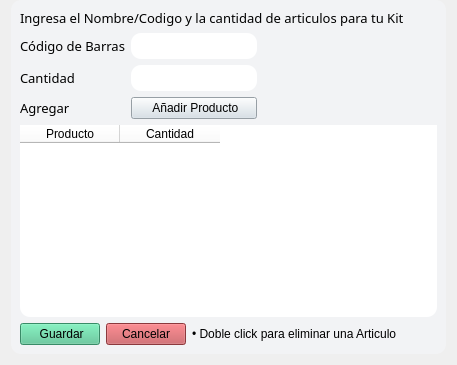
         <widget class="QWidget" name="cuerpo_productos_tabPaqt">
          <property name="enabled">
           <bool>true</bool>
          </property>
          <attribute name="title">
           <string>Contenido del paquete</string>
          </attribute>
          <layout class="QVBoxLayout" name="verticalLayout_17">
           <property name="topMargin">
            <number>0</number>
           </property>
           <item>
            <widget class="QFrame" name="tabPaqt_body_tab">
             <property name="styleSheet">
              <string notr="true">QLineEdit {
	border-radius: 10px;
	padding: 5px 10px;
	background-color: rgb(255,255,255);
	color: rgb(0,0,0);
}
QFrame {
	border-radius:10px;
	background-color: rgb(242, 243, 245);
}</string>
             </property>
             <property name="frameShape">
              <enum>QFrame::StyledPanel</enum>
             </property>
             <property name="frameShadow">
              <enum>QFrame::Raised</enum>
             </property>
             <layout class="QVBoxLayout" name="verticalLayout_21">
              <property name="spacing">
               <number>6</number>
              </property>
              <property name="leftMargin">
               <number>9</number>
              </property>
              <property name="topMargin">
               <number>9</number>
              </property>
              <property name="rightMargin">
               <number>9</number>
              </property>
              <property name="bottomMargin">
               <number>9</number>
              </property>
              <item>
               <widget class="QLabel" name="ingresaNombre_label">
                <property name="font">
                 <font>
                  <family>Gotham</family>
                  <pointsize>10</pointsize>
                 </font>
                </property>
                <property name="text">
                 <string>Ingresa el Nombre/Codigo y la cantidad de articulos para tu Kit</string>
                </property>
               </widget>
              </item>
              <item>
               <layout class="QHBoxLayout" name="horizontalLayout_21">
                <item>
                 <layout class="QFormLayout" name="formLayout_2">
                  <property name="horizontalSpacing">
                   <number>6</number>
                  </property>
                  <item row="0" column="0">
                   <widget class="QLabel" name="codigoBarrasPaqt_label">
                    <property name="font">
                     <font>
                      <family>Gotham</family>
                      <pointsize>10</pointsize>
                     </font>
                    </property>
                    <property name="text">
                     <string>Código de Barras</string>
                    </property>
                   </widget>
                  </item>
                  <item row="0" column="1">
                   <widget class="QLineEdit" name="codigoBarrasPaqt_lineE">
                    <property name="inputMask">
                     <string>9999999999999999999999</string>
                    </property>
                   </widget>
                  </item>
                  <item row="1" column="0">
                   <widget class="QLabel" name="cantidadPrctoPaqt_label">
                    <property name="font">
                     <font>
                      <family>Gotham</family>
                      <pointsize>10</pointsize>
                     </font>
                    </property>
                    <property name="text">
                     <string>Cantidad</string>
                    </property>
                   </widget>
                  </item>
                  <item row="1" column="1">
                   <widget class="QLineEdit" name="cantidadPrctoPaqt_lineE">
                    <property name="inputMask">
                     <string>999999999</string>
                    </property>
                   </widget>
                  </item>
                  <item row="2" column="0">
                   <widget class="QLabel" name="agregarProducPaqt_label">
                    <property name="font">
                     <font>
                      <family>Gotham</family>
                      <pointsize>10</pointsize>
                     </font>
                    </property>
                    <property name="text">
                     <string>Agregar</string>
                    </property>
                   </widget>
                  </item>
                  <item row="2" column="1">
                   <widget class="QPushButton" name="AnadirPrctoPaqt_bttn">
                    <property name="styleSheet">
                     <string notr="true">QPushButton {
	background-color: rgb(212, 223, 231);
	color: rgb(0,0,0);
}

QPushButton:hover {
	background-color: rgb(192, 202, 209);
}

QPushButton:pressed {
	background-color: rgb(212, 223, 231);
}</string>
                    </property>
                    <property name="text">
                     <string> Añadir Producto</string>
                    </property>
                    <property name="icon">
                     <iconset resource="../assets/assets/icons/resources.qrc">
                      <normaloff>:/redpack/rd-add.png</normaloff>:/redpack/rd-add.png</iconset>
                    </property>
                   </widget>
                  </item>
                 </layout>
                </item>
                <item>
                 <layout class="QVBoxLayout" name="verticalLayout_26">
                  <item>
                   <widget class="QLabel" name="nombrePrctoPaqt_label">
                    <property name="font">
                     <font>
                      <family>Gotham</family>
                      <pointsize>10</pointsize>
                     </font>
                    </property>
                    <property name="text">
                     <string/>
                    </property>
                   </widget>
                  </item>
                  <item>
                   <spacer name="verticalSpacer_6">
                    <property name="orientation">
                     <enum>Qt::Vertical</enum>
                    </property>
                    <property name="sizeType">
                     <enum>QSizePolicy::Preferred</enum>
                    </property>
                    <property name="sizeHint" stdset="0">
                     <size>
                      <width>20</width>
                      <height>63</height>
                     </size>
                    </property>
                   </spacer>
                  </item>
                 </layout>
                </item>
                <item>
                 <spacer name="horizontalSpacer_11">
                  <property name="orientation">
                   <enum>Qt::Horizontal</enum>
                  </property>
                  <property name="sizeHint" stdset="0">
                   <size>
                    <width>40</width>
                    <height>20</height>
                   </size>
                  </property>
                 </spacer>
                </item>
               </layout>
              </item>
              <item>
               <widget class="QTableWidget" name="paqtPrctosVista_tableW">
                <property name="sizePolicy">
                 <sizepolicy hsizetype="Preferred" vsizetype="Expanding">
                  <horstretch>0</horstretch>
                  <verstretch>0</verstretch>
                 </sizepolicy>
                </property>
                <property name="styleSheet">
                 <string notr="true">background-color: rgb(255,255,255)</string>
                </property>
                <property name="editTriggers">
                 <set>QAbstractItemView::NoEditTriggers</set>
                </property>
                <property name="gridStyle">
                 <enum>Qt::SolidLine</enum>
                </property>
                <property name="sortingEnabled">
                 <bool>false</bool>
                </property>
                <attribute name="horizontalHeaderVisible">
                 <bool>true</bool>
                </attribute>
                <attribute name="horizontalHeaderShowSortIndicator" stdset="0">
                 <bool>false</bool>
                </attribute>
                <attribute name="horizontalHeaderStretchLastSection">
                 <bool>false</bool>
                </attribute>
                <attribute name="verticalHeaderVisible">
                 <bool>false</bool>
                </attribute>
                <attribute name="verticalHeaderCascadingSectionResizes">
                 <bool>false</bool>
                </attribute>
                <attribute name="verticalHeaderHighlightSections">
                 <bool>true</bool>
                </attribute>
                <attribute name="verticalHeaderShowSortIndicator" stdset="0">
                 <bool>false</bool>
                </attribute>
                <attribute name="verticalHeaderStretchLastSection">
                 <bool>false</bool>
                </attribute>
                <column>
                 <property name="text">
                  <string>Producto</string>
                 </property>
                 <property name="icon">
                  <iconset resource="../assets/assets/icons/resources.qrc">
                   <normaloff>:/blupack/bl-product.png</normaloff>:/blupack/bl-product.png</iconset>
                 </property>
                </column>
                <column>
                 <property name="text">
                  <string>Cantidad</string>
                 </property>
                 <property name="icon">
                  <iconset resource="../assets/assets/icons/resources.qrc">
                   <normaloff>:/blupack/bl-scale.png</normaloff>:/blupack/bl-scale.png</iconset>
                 </property>
                </column>
               </widget>
              </item>
              <item>
               <widget class="QFrame" name="frame_14">
                <property name="frameShape">
                 <enum>QFrame::StyledPanel</enum>
                </property>
                <property name="frameShadow">
                 <enum>QFrame::Raised</enum>
                </property>
                <layout class="QHBoxLayout" name="horizontalLayout_27">
                 <property name="leftMargin">
                  <number>0</number>
                 </property>
                 <property name="topMargin">
                  <number>0</number>
                 </property>
                 <property name="rightMargin">
                  <number>0</number>
                 </property>
                 <property name="bottomMargin">
                  <number>0</number>
                 </property>
                 <item>
                  <widget class="QPushButton" name="guadarPaqt_btton">
                   <property name="font">
                    <font>
                     <family>Microsoft YaHei UI</family>
                     <pointsize>9</pointsize>
                     <bold>false</bold>
                    </font>
                   </property>
                   <property name="styleSheet">
                    <string notr="true">QPushButton {
	background-color: rgb(80, 195, 144);
}

QPushButton:hover {
	background-color: rgb(91, 221, 163);
}

QPushButton:pressed {
	background-color: rgb(80, 195, 144);
}</string>
                   </property>
                   <property name="text">
                    <string> Guardar</string>
                   </property>
                   <property name="icon">
                    <iconset resource="../assets/assets/icons/resources.qrc">
                     <normaloff>:/redpack/rd-storage.png</normaloff>:/redpack/rd-storage.png</iconset>
                   </property>
                  </widget>
                 </item>
                 <item>
                  <widget class="QPushButton" name="limpiarPaqt_btton">
                   <property name="font">
                    <font>
                     <family>Microsoft YaHei UI</family>
                     <pointsize>9</pointsize>
                     <bold>false</bold>
                    </font>
                   </property>
                   <property name="styleSheet">
                    <string notr="true">QPushButton {
	background-color: rgb(195, 80, 85);
}

QPushButton:hover {
	
	background-color: rgb(213, 88, 94);
}

QPushButton:pressed {
	background-color: rgb(195, 80, 85);
}</string>
                   </property>
                   <property name="text">
                    <string>Cancelar</string>
                   </property>
                   <property name="icon">
                    <iconset resource="../assets/assets/icons/resources.qrc">
                     <normaloff>:/redpack/rd-close.png</normaloff>:/redpack/rd-close.png</iconset>
                   </property>
                  </widget>
                 </item>
                 <item>
                  <widget class="QLabel" name="tipPaqt_label">
                   <property name="text">
                    <string>• Doble click para eliminar una Articulo</string>
                   </property>
                  </widget>
                 </item>
                 <item>
                  <spacer name="horizontalSpacer_17">
                   <property name="orientation">
                    <enum>Qt::Horizontal</enum>
                   </property>
                   <property name="sizeHint" stdset="0">
                    <size>
                     <width>40</width>
                     <height>20</height>
                    </size>
                   </property>
                  </spacer>
                 </item>
                </layout>
               </widget>
              </item>
             </layout>
            </widget>
           </item>
          </layout>
         </widget>
